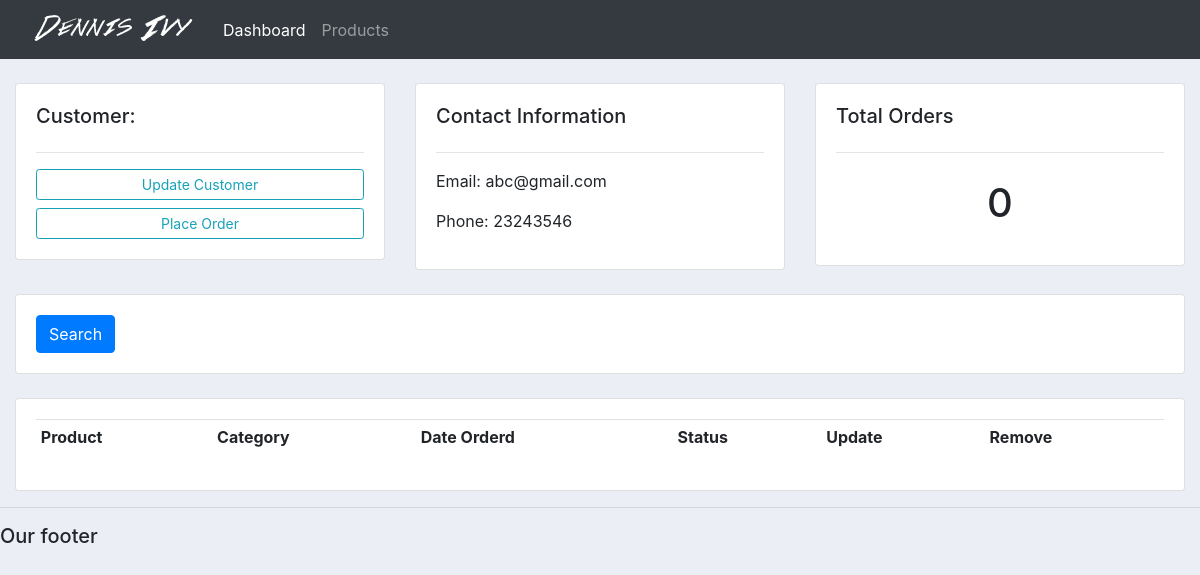
Page /customer/2/ on the earlier database version.
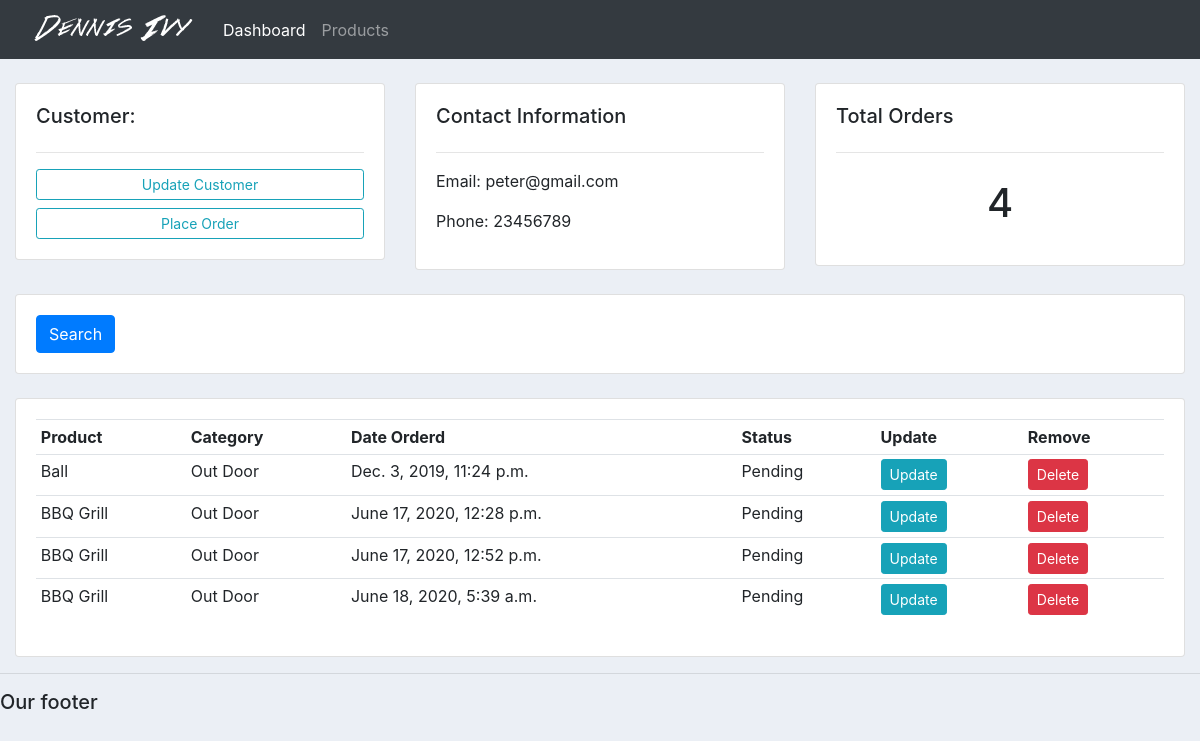
Same page on the later database version.
### accounts/models.py (models this page shows, shortened)
class Customer(models.Model):
	name = models.CharField(max_length=200, null=True)
	phone = models.CharField(max_length=200, null=True)
	email = models.CharField(max_length=200, null=True)
	date_created = models.DateTimeField(auto_now_add=True, null=True)

class Order(models.Model):
	STATUS = (
			('Pending', 'Pending'),
			('Out for delivery', 'Out for delivery'),
			('Delivered', 'Delivered'),
			)
	customer = models.ForeignKey(Customer, null=True, on_delete= models.SET_NULL)
	product = models.ForeignKey(Product, null=True, on_delete= models.SET_NULL)
	date_created = models.DateTimeField(auto_now_add=True, null=True)
	status = models.CharField(max_length=200, null=True, choices=STATUS)

class Product(models.Model):
	CATEGORY = (
			('Indoor', 'Indoor'),
			('Out Door', 'Out Door'),
			)
	name = models.CharField(max_length=200, null=True)
	price = models.FloatField(null=True)
	category = models.CharField(max_length=200, null=True, choices=CATEGORY)
	description = models.CharField(max_length=200, null=True, blank=True)
	date_created = models.DateTimeField(auto_now_add=True, null=True)
	tags = models.ManyToManyField(Tag)
	def __str__(self):
		return self.name

### accounts/views.py (the view)
# urls.py: path('customer/<str:pk_test>/', views.customer, name="customer"),
def customer(request, pk_test):
	customer = Customer.objects.get(id=pk_test)
	orders = customer.order_set.all()
	order_count = orders.count()
	context = {'customer':customer, 'orders':orders, 'order_count':order_count}
	return render(request, 'accounts/customer.html',context)

### accounts/templates/accounts/customer.html
{%  extends 'accounts/main.html' %}
{% block content %}
	<br>
<div class="row">
	<div class="col-md">
		<div class="card card-body">
			<h5>Customer:</h5>
			<hr>
			<a class="btn btn-outline-info  btn-sm btn-block" href="">Update Customer</a>
			<a class="btn btn-outline-info  btn-sm btn-block" href="{% url 'create_order' customer.id %}">Place Order</a>
		</div>
	</div>
	<div class="col-md">
		<div class="card card-body">
			<h5>Contact Information</h5>
			<hr>
			<p>Email: {{customer.email}}</p>
			<p>Phone: {{customer.phone}}</p>
		</div>
	</div>
	<div class="col-md">
		<div class="card card-body">
			<h5>Total Orders</h5>
			<hr>
			<h1 style="text-align: center;padding: 10px">{{order_count}}</h1>
		</div>
	</div>
</div>
<br>
<div class="row">
	<div class="col">
		<div class="card card-body">
			<form method="get">
		    <button class="btn btn-primary" type="submit">Search</button>
		  </form>
		</div>
	</div>
</div>
<br>
<div class="row">
	<div class="col-md">
		<div class="card card-body">
			<table class="table table-sm">
				<tr>
					<th>Product</th>
					<th>Category</th>
					<th>Date Orderd</th>
					<th>Status</th>
					<th>Update</th>
					<th>Remove</th>
				</tr>
				{% for order in orders %}
				<tr>
					<td>{{order.product}}</td>
					<td>{{order.product.category}}</td>
					<td>{{order.date_created}}</td>
					<td>{{order.status}}</td>
					<td><a class="btn btn-sm btn-info" href="{% url 'update_order' order.id %}">Update</a></td>
					<td><a class="btn btn-sm btn-danger" href="{% url 'delete_order' order.id %}">Delete</a></td>
				</tr>
				{% endfor %}
			</table>
		</div>
	</div>
</div>
{% endblock %}

### accounts/templates/accounts/main.html (shortened to what this page needs)
{% load static %}
<!DOCTYPE html>
<html>
<head>
	<link rel="stylesheet" href="https://stackpath.bootstrapcdn.com/bootstrap/4.3.1/css/bootstrap.min.css">
	<link rel="stylesheet" type="text/css" href="{% static '/css/main.css' %}">
</head>
<body>
	{%  include 'accounts/navbar.html' %}
	<div class="container-fluid">
	{% block content %}
	{% endblock %}
    </div>
	<hr>
	<h5>Our footer</h5>
</body>
</html>

### accounts/templates/accounts/navbar.html (shortened to what this page needs)
{% load static %}
<nav class="navbar navbar-expand-lg navbar-dark bg-dark">
 <img src="{% static 'images/logo.png' %}">
  <div class="collapse navbar-collapse" id="navbarNav">
    <ul class="navbar-nav">
      <li class="nav-item active">
        <a class="nav-link" href="{% url 'home' %}">Dashboard</a>
      </li>
      <li class="nav-item">
        <a class="nav-link" href="{% url 'products' %}">Products</a>
      </li>
    </ul>
  </div>
</nav>

### static/css/main.css (style rules this page uses)
body { background-color: #ebeff5; }

Differences in the rows shown:
changed Customer: email "abc@gmail.com" → "peter@gmail.com"; phone "23243546" → "23456789"
now on this page (row edited): Order: product "Ball", product.category "Out Door", date_created "Dec. 3, 2019, 11:24 p.m.", status "Pending"
added Order: product "BBQ Grill", product.category "Out Door", date_created "June 17, 2020, 12:28 p.m.", status "Pending"
added Order: product "BBQ Grill", product.category "Out Door", date_created "June 17, 2020, 12:52 p.m.", status "Pending"
added Order: product "BBQ Grill", product.category "Out Door", date_created "June 18, 2020, 5:39 a.m.", status "Pending"
Other differences:
{{ order_count }}: "0" → "4"
